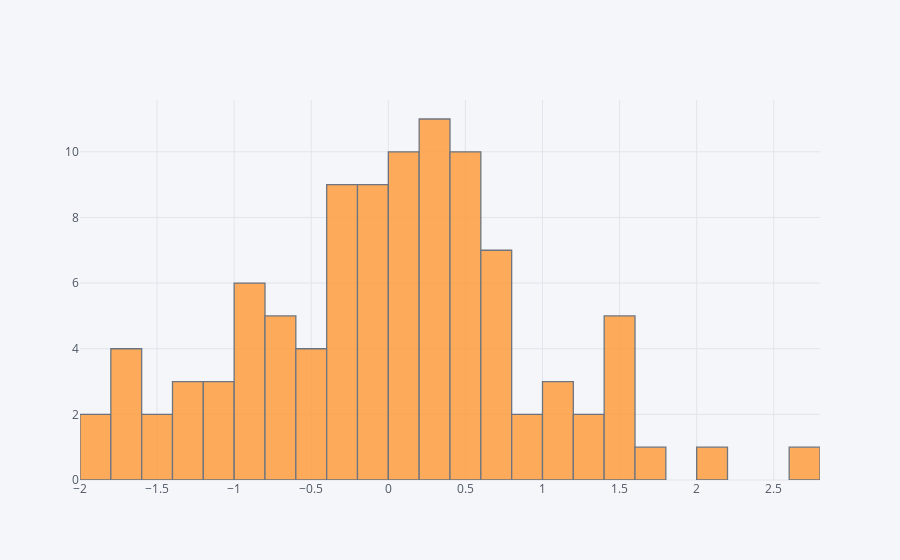

Notebook code for this chart:
### Code cell
df['A'].iplot(kind='hist',bins=35)

### Figure 1 — Plotly figure (JSON) as saved in the notebook; plotly's stock layout.template omitted (floating-point values rounded to 4 significant figures)
{"data": [{"histfunc": "count", "histnorm": "", "marker": {"color": "rgba(255, 153, 51, 1.0)", "line": {"color": "#4D5663", "width": 1.3}}, "name": "A", "nbinsx": 35, "opacity": 0.8, "orientation": "v", "type": "histogram", "uid": "b2bf658d-836d-45f5-b8f9-2a2ab0388442", "x": [-0.0913, 0.8072, -0.8707, -0.7537, 0.01958, 1.412, -1.854, 0.7257, 0.5663, -0.6975, -1.187, -0.3882, -0.7291, -0.9001, 0.6818, 0.107, -0.3298, -0.005044, 0.2659, 1.512, 0.7386, 1.352, -1.252, -0.8717, -0.3369, -1.176, -1.899, 0.2802, 0.669, 0.2338, 2.108, -0.2183, -0.1471, -0.1999, -0.4411, 1.362, -0.6407, -0.9542, 0.4985, -1.713, 0.04223, 0.4749, 0.547, -0.414, 0.5246, 0.1648, -1.643, 1.558, 0.3023, 0.2676, 0.2564, 0.08568, 0.2856, 0.1261, -0.9777, -0.02894, 0.1106, -1.792, 0.6229, -0.05843, -0.3613, -0.6297, -0.3529, 0.3195, 0.4316, 1.535, 0.03893, 0.8164, 2.761, -0.1994, -0.4757, 0.6962, 1.103, 0.4966, -0.5465, -1.455, -0.2968, 0.2798, -0.04319, 0.6823, -0.819, 0.2943, -0.2002, -1.281, 0.08227, 0.4113, -0.3818, -1.021, -1.652, 1.557, -1.521, 1.686, 1.053, 0.1193, 0.2898, -1.31, 1.091, -0.1402, 0.5175, 0.4486]}], "layout": {"barmode": "overlay", "legend": {"bgcolor": "#F5F6F9", "font": {"color": "#4D5663"}}, "paper_bgcolor": "#F5F6F9", "plot_bgcolor": "#F5F6F9", "title": {"font": {"color": "#4D5663"}}, "xaxis": {"gridcolor": "#E1E5ED", "showgrid": true, "tickfont": {"color": "#4D5663"}, "title": {"font": {"color": "#4D5663"}, "text": ""}, "zerolinecolor": "#E1E5ED"}, "yaxis": {"gridcolor": "#E1E5ED", "showgrid": true, "tickfont": {"color": "#4D5663"}, "title": {"font": {"color": "#4D5663"}, "text": ""}, "zerolinecolor": "#E1E5ED"}}}
